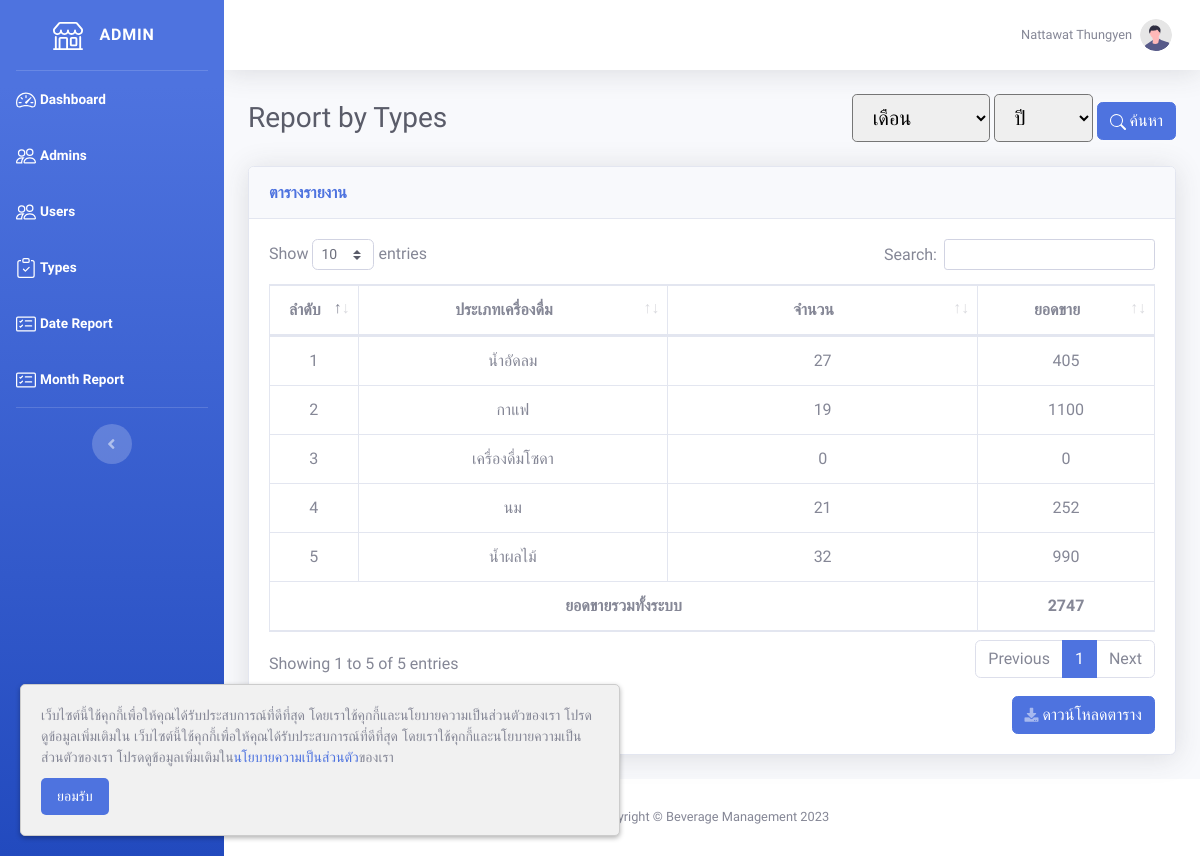
Page /admin/report_type.php (signed in) on the earlier database version.
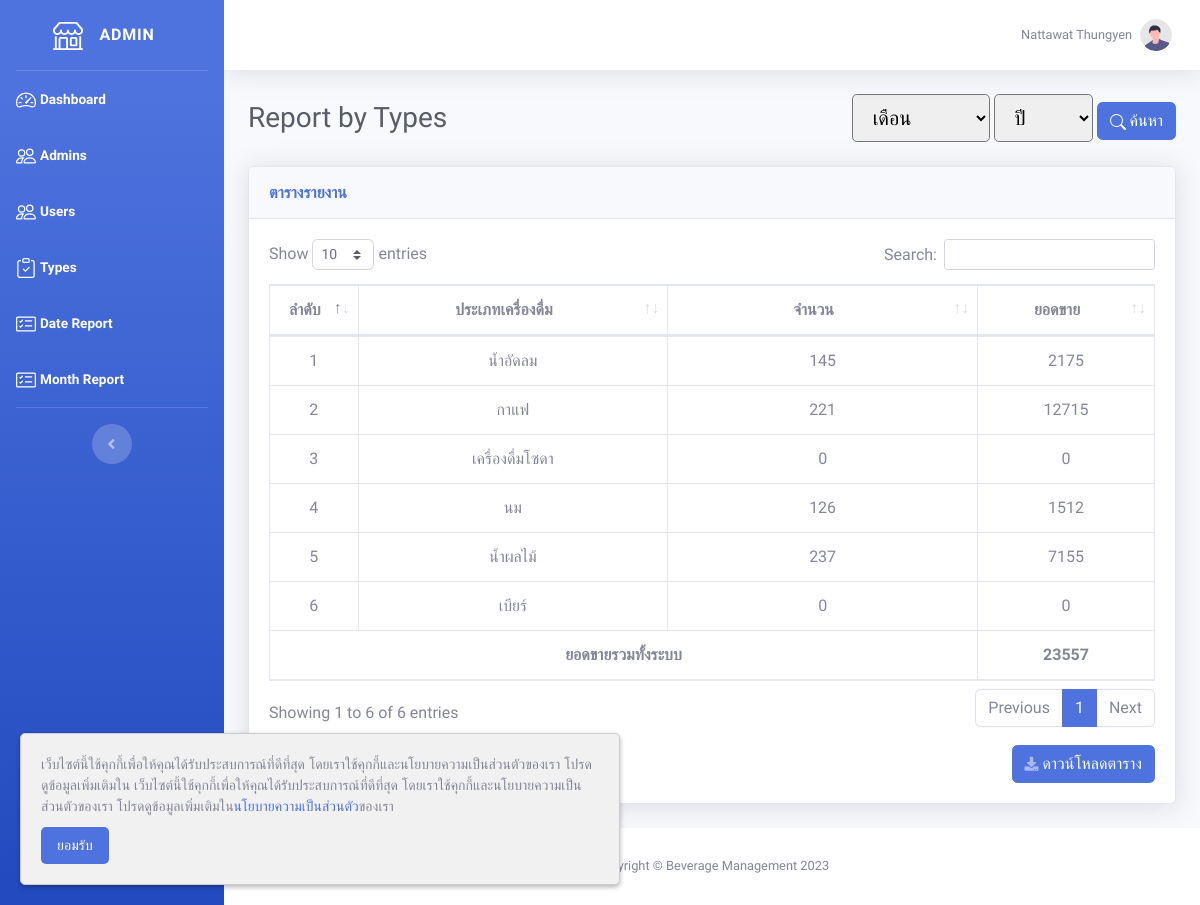
Same page on the later database version.
### tables this page shows
CREATE TABLE `type` (
  `type_id` int(10) NOT NULL,
  `admin_id` int(10) NOT NULL,
  `type` varchar(255) NOT NULL
);

### admin/report_type.php (the view, shortened to what this page needs)
<!DOCTYPE html>
<html lang="en">
<?php
require '../include/connect.php';
include '../include/header.php';
$report_data = $connect->prepare("SELECT * FROM type");
$report_data->execute();
$row_report = $report_data->fetchAll(PDO::FETCH_ASSOC);
?>
<body id="page-top">
    <div id="wrapper">
        <?php include '../include/sidebar_admin.php'; ?>
        <div id="content-wrapper" class="d-flex flex-column">
            <div id="content">
                <?php include '../include/topbar.php'; ?>
                <div class="container-fluid">
                    <div class="d-sm-flex align-items-center justify-content-between mb-4">
                        <h1 class="h3 mb-0 text-gray-800">Report by Types</h1>
                        <form method="GET" action="report_type.php">
                            <div class="d-inline">
                                <select class="form-select form-control-lg is-valid d-inline" name="month">
                                    <option value="">เดือน</option>
                                </select>
                                <select class="form-select form-control-lg is-valid d-inline" name="year" required>
                                    <option value="">ปี</option>
                                </select>
                            </div>
                            <button type="submit" class="btn btn-primary">
                                ค้นหา
                            </button>
                        </form>
                    </div>
                    <div class="card shadow mb-4">
                        <div class="card-header py-3">
                            <h6 class="m-0 font-weight-bold text-primary">ตารางรายงาน</h6>
                        </div>
                        <div class="card-body">
                            <div class="table-responsive">
                                <table class="table table-bordered" id="dataTable" width="100%" cellspacing="0">
                                    <thead>
                                        <tr>
                                            <th width="10%" class="text-center">ลำดับ</th>
                                            <th width="35%" class="text-center">ประเภทเครื่องดื่ม</th>
                                            <th width="35%" class="text-center">จำนวน</th>
                                            <th width="20%" class="text-center">ยอดขาย</th>
                                        </tr>
                                    </thead>
                                    <tbody>
                                        <?php
                                        $all_price = 0;
                                        $j = 1;
                                        foreach ($row_report as $row) {
                                            $price = $connect->prepare("SELECT net_price, quantity FROM product INNER JOIN record ON product.product_id = record.product_id INNER JOIN payment ON record.no_receipt = payment.no_receipt WHERE type_id = '" . $row['type_id'] . "'");
                                            $price->execute();
                                            $row_price = $price->fetchAll(PDO::FETCH_ASSOC);
                                            $total_price = 0;
                                            $total_quantity = 0;
                                            foreach ($row_price as $rp) {
                                                $total_price += $rp['net_price'] * $rp['quantity'];
                                                $total_quantity += $rp['quantity'];
                                            }
                                            $all_price += $total_price;
                                        ?>
                                            <tr>
                                                <td class="text-center"><?= $j++ ?></td>
                                                <td class="text-center"><?= $row['type'] ?></td>
                                                <td class="text-center"><?= $total_quantity ?></td>
                                                <td class="text-center"><?= $total_price ?></td>
                                            </tr>
                                        <?php } ?>
                                    </tbody>
                                    <tfoot>
                                        <tr>
                                            <th colspan="3" class="text-center">ยอดขายรวมทั้งระบบ</th>
                                            <th class="text-center"><?= $all_price ?></th>
                                        </tr>
                                    </tfoot>
                                </table>
                            </div>
                            <button id="download_link" onClick="javascript:ExcelReport();" class="btn btn-primary float-right mt-3">
                                <i class="fas fa-download fa-sm text-white-50"></i> ดาวน์โหลดตาราง
                            </button>
                        </div>
                    </div>
                </div>
            </div>
            <?php include '../include/footer.php'; ?>
        </div>
    </div>
</body>
</html>

### include/header.php (shortened to what this page needs)
<head>
    <link href="vendor/fontawesome-free/css/all.min.css" rel="stylesheet" type="text/css">
    <link href="css/sb-admin-2.min.css" rel="stylesheet">
    <link href="vendor/datatables/dataTables.bootstrap4.min.css" rel="stylesheet">
    <link rel="stylesheet" href="https://cdn.jsdelivr.net/npm/sweetalert2@11/dist/sweetalert2.min.css">
</head>
<?php
  include 'pdpa_popup.php';
?>

### include/pdpa_popup.php (shortened to what this page needs)
<div id="cookieNotice" class="pdpa-popup">
    <p>เว็บไซต์นี้ใช้คุกกี้เพื่อให้คุณได้รับประสบการณ์ที่ดีที่สุด โดยเราใช้คุกกี้และนโยบายความเป็นส่วนตัวของเรา โปรดดูข้อมูลเพิ่มเติมใน เว็บไซต์นี้ใช้คุกกี้เพื่อให้คุณได้รับประสบการณ์ที่ดีที่สุด โดยเราใช้คุกกี้และนโยบายความเป็นส่วนตัวของเรา โปรดดูข้อมูลเพิ่มเติมใน<a href="privacy_policy.php">นโยบายความเป็นส่วนตัว</a>ของเรา</p>
    <button type="button" onclick="acceptCookieConsent()">ยอมรับ</button>
</div>

### include/sidebar_admin.php (shortened to what this page needs)
<ul class="navbar-nav bg-gradient-primary sidebar sidebar-dark accordion" id="accordionSidebar">
    <a class="sidebar-brand d-flex align-items-center justify-content-center" href="dashboard.php">
        <div class="sidebar-brand-icon">
        </div>
        <div class="sidebar-brand-text mx-3">Admin</sup></div>
    </a>
    <hr class="sidebar-divider my-0">
    <li class="nav-item active">
        <a class="nav-link" href="dashboard.php">
            <span>Dashboard</span>
        </a>
    </li>
    <li class="nav-item active">
        <a class="nav-link" href="admin.php">
             <span>Admins</span>
        </a>
    </li>
    <li class="nav-item active">
        <a class="nav-link" href="user.php">
             <span>Users</span>
        </a>
    </li>
    <li class="nav-item active">
        <a class="nav-link" href="type.php">
            <span>Types</span>
        </a>
    </li>
    <li class="nav-item active">
        <a class="nav-link" href="report_payment_date.php">
            <span>Date Report</span>
        </a>
    </li>
    <li class="nav-item active">
        <a class="nav-link" href="report_payment_month.php">
            <span>Month Report</span>
        </a>
    </li>
    <hr class="sidebar-divider">
    <div class="text-center d-none d-md-inline">
        <button class="rounded-circle border-0" id="sidebarToggle"></button>
    </div>
</ul>

### include/topbar.php (shortened to what this page needs)
<?php
if (isset($_SESSION['user_id'])) {
    $user_id = $_SESSION['user_id'];
    $profile = $connect->prepare("SELECT * FROM user WHERE user_id = :user_id");
    $profile->bindParam(":user_id", $user_id);
    $profile->execute();
    $row_profile = $profile->fetch(PDO::FETCH_ASSOC);
} else {
    $admin_id = $_SESSION['admin_id'];
    $profile = $connect->prepare("SELECT * FROM admin WHERE admin_id = :admin_id");
    $profile->bindParam(":admin_id", $admin_id);
    $profile->execute();
    $row_profile = $profile->fetch(PDO::FETCH_ASSOC);
}
?>
<nav class="navbar navbar-expand navbar-light bg-white topbar mb-4 static-top shadow">
    <ul class="navbar-nav ml-auto">
        <li class="nav-item dropdown no-arrow">
            <a class="nav-link dropdown-toggle" href="#" id="userDropdown" role="button" data-toggle="dropdown" aria-haspopup="true" aria-expanded="false">
                <span class="mr-2 d-none d-lg-inline text-gray-600 small"><?= isset($_SESSION['user_id']) ? $row_profile['store'] : $row_profile['firstname'] . ' ' . $row_profile['lastname'] ?></span>
                <img class="img-profile rounded-circle" src="../img/undraw_profile.svg">
            </a>
        </li>
    </ul>
</nav>

### include/footer.php
<footer class="sticky-footer bg-white">
    <div class="container my-auto">
        <div class="copyright text-center my-auto">
            <span>Copyright &copy; Beverage Management 2023</span>
        </div>
    </div>
</footer>

### include/header.php (style rules this page uses)
body { font-family: 'Kanit', sans-serif; }

### include/pdpa_popup.php (style rules this page uses)
.pdpa-popup { position: fixed; bottom: 20px; left: 20px; background: #f1f1f1; padding: 20px; border: 1px solid #ccc; border-radius: 5px; box-shadow: 0px 2px 5px 0px rgba(0, 0, 0, 0.3); font-family: Arial, sans-serif; font-size: 14px; z-index: 9999; max-width: 600px; margin-left: auto; margin-right: auto; }
.pdpa-popup p { margin: 0; }
.pdpa-popup button { margin-top: 10px; background-color: #4e73df; color: #fff; border: none; padding: 8px 16px; border-radius: 5px; font-size: 14px; cursor: pointer; transition: background-color 0.3s ease; }

Differences in the rows shown:
changed type "น้ำอัดลม": total_quantity "27" → "145"; total_price "405" → "2175"
changed type "กาแฟ": total_quantity "19" → "221"; total_price "1100" → "12715"
changed type "นม": total_quantity "21" → "126"; total_price "252" → "1512"
changed type "น้ำผลไม้": total_quantity "32" → "237"; total_price "990" → "7155"
added type: type "เบียร์", total_quantity "0", total_price "0"
Other differences:
text written by a page script: "Show entries Search: Showing 1 to 5 of 5 entries Previous 1 Next" → "Show entries Search: Showing 1 to 6 of 6 entries Previous 1 Next"
$all_price: "2747" → "23557"
